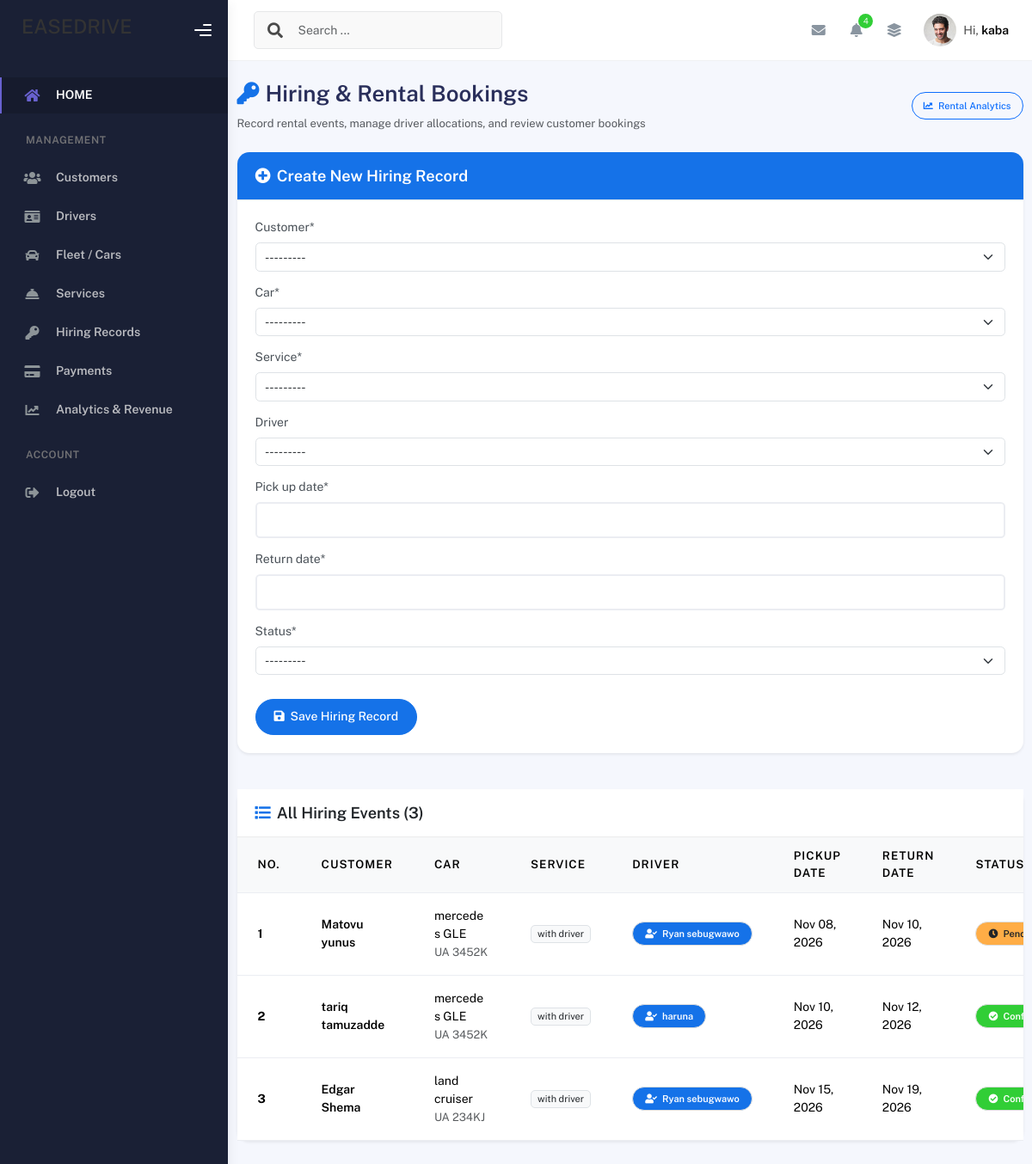
Page /add_hiring/ (signed in) on the committed database.
### carapplication/models.py (models this page shows, shortened)
class Hiring(models.Model):
    hiring_status = [("confirmed","confirmed"),("pending","pending")]
    customer = models.ForeignKey(Customer,on_delete=models.CASCADE)
    car = models.ForeignKey(Car,on_delete=models.CASCADE)
    service = models.ForeignKey(Service,on_delete=models.CASCADE)
    driver = models.ForeignKey(Driver,on_delete=models.SET_NULL, null=True, blank=True)
    pick_up_date = models.DateField(null=True)
    return_date = models.DateField(null=True)
    status = models.CharField(choices=hiring_status)

class Customer(models.Model):
    user = models.OneToOneField(User, on_delete=models.SET_NULL, null=True, blank=True, related_name='customer_profile')
    name = models.CharField(max_length=30, verbose_name="customer name")
    gender = models.CharField(choices= GENDER_OPTIONS)
    telephone = models.IntegerField(null=True)
    email = models.CharField(max_length=255)
    def __str__(self):
        return f"{self.name}"

class Car(models.Model):
    car_model = models.CharField(max_length=20, null=True)
    color = models.CharField(max_length=10)
    number_plate = models.CharField(max_length=8)
    status = models.CharField(choices=status)
    rental_rate = models.IntegerField()
    image = models.ImageField(upload_to='cars/', null=True, blank=True)
    def __str__(self):
        return f"{self.car_model} of {self.color}"

class Service(models.Model):
    choose = [('with driver','Given a driver'),('self driving','self driving')]
    name = models.CharField(choices=choose,verbose_name="service_name")
    description = models.CharField(max_length=180)
    cost = models.IntegerField()
    def __str__(self):
        return self.name

class Driver(models.Model):
    name = models.CharField(max_length=30, verbose_name="driver name")
    gender = models.CharField(choices=GENDER_OPTIONS)
    contact = models.CharField(max_length=10)
    Date_of_birth = models.DateField(verbose_name="Date of Birth")
    driver_license = models.CharField(max_length=8, null=True)
    salary = models.IntegerField()
    @property
    def date_of_birth(self):
        return self.Date_of_birth
    def __str__(self):
        return f"{self.name}"

### carapplication/views.py (the view)
# urls.py: path("add_hiring/", add_hiring_view, name="add_hiring"),
@admin_required
def add_hiring_view(request):
    message = ''
    if request.method == "POST":
        hiring_form = HiringForm(request.POST)
        if hiring_form.is_valid():
            hiring_form.save()
            message = 'Record added successfully'
    else:
        hiring_form = HiringForm()
    hires = Hiring.objects.all()
    customers = Customer.objects.all()
    cars = Car.objects.all()
    services = Service.objects.all()
    drivers = Driver.objects.all()
    context = {
        "form": hiring_form,
        "msg": message,
        "hires": hires,
        "customers": customers,
        "cars": cars,
        "services": services,
        "drivers": drivers,
    }
    return render(request, "add_hiring.html", context)

### carapplication/forms.py
class HiringForm(ModelForm):
    class Meta:
        model = Hiring
        fields = '__all__'

### carapplication/views.py (called while the page is built)
def admin_required(view_func):
    @wraps(view_func)
    def _wrapped_view(request, *args, **kwargs):
        if not request.user.is_authenticated:
            return redirect('login_page')
        is_admin = (
            request.user.is_superuser or
            request.user.is_staff or
            (hasattr(request.user, 'profile') and request.user.profile.role == 'admin')
        )
        if not is_admin:
            return redirect('customer_dashboard')
        return view_func(request, *args, **kwargs)
    return _wrapped_view

### carapplication/templates/add_hiring.html (shortened to what this page needs)
{% extends './base.html' %}
{% load crispy_forms_tags %}
{% block content %}
<div class="container py-4">
    <div class="d-flex justify-content-between align-items-center mb-4">
        <div>
            <h2 class="fw-bold mb-1"><i class="fas fa-key text-primary me-2"></i>Hiring & Rental Bookings</h2>
            <p class="text-muted small mb-0">Record rental events, manage driver allocations, and review customer bookings</p>
        </div>
        <a href="{% url 'admin_analytics' %}" class="btn btn-outline-primary btn-sm rounded-pill">
            <i class="fas fa-chart-line me-1"></i> Rental Analytics
        </a>
    </div>
    <div class="card shadow-sm border-0 rounded-4 mb-5">
        <div class="card-header bg-primary text-white py-3 px-4 rounded-top-4">
            <h5 class="mb-0 fw-bold"><i class="fas fa-plus-circle me-2"></i>Create New Hiring Record</h5>
        </div>
        <div class="card-body p-4">
            <form method="post">
                <div class="row">
                    {{ form|crispy }}
                </div>
                <div class="mt-3">
                    <button type="submit" class="btn btn-primary px-4 rounded-pill">
                        <i class="fas fa-save me-1"></i> Save Hiring Record
                    </button>
                </div>
            </form>
        </div>
    </div>
    <div class="card shadow-sm border-0 rounded-4">
        <div class="card-header bg-white py-3 px-4 border-bottom">
            <h5 class="mb-0 fw-bold text-dark"><i class="fas fa-list me-2 text-primary"></i>All Hiring Events ({{ hires.count }})</h5>
        </div>
        <div class="table-responsive">
            <table class="table table-hover align-middle mb-0">
                <thead class="table-light">
                    <tr>
                        <th scope="col">NO.</th>
                        <th scope="col">CUSTOMER</th>
                        <th scope="col">CAR</th>
                        <th scope="col">SERVICE</th>
                        <th scope="col">DRIVER</th>
                        <th scope="col">PICKUP DATE</th>
                        <th scope="col">RETURN DATE</th>
                        <th scope="col">STATUS</th>
                    </tr>
                </thead>
                <tbody>
                    {% for hire in hires %}
                        <tr>
                            <th scope="row">{{ hire.id }}</th>
                            <td><strong>{{ hire.customer.name }}</strong></td>
                            <td>
                                {{ hire.car.car_model }}
                                <br><small class="text-muted">{{ hire.car.number_plate }}</small>
                            </td>
                            <td><span class="badge bg-light text-dark border">{{ hire.service.name }}</span></td>
                            <td>
                                {% if hire.driver %}
                                    <span class="badge bg-primary text-white px-3 py-2 rounded-pill fw-semibold"><i class="fas fa-user-check me-1"></i> {{ hire.driver.name }}</span>
                                {% else %}
                                    <span class="badge bg-secondary text-white px-3 py-2 rounded-pill fw-normal"><i class="fas fa-user-slash me-1"></i> None Assigned</span>
                                {% endif %}
                            </td>
                            <td>{{ hire.pick_up_date|date:"M d, Y" }}</td>
                            <td>{{ hire.return_date|date:"M d, Y" }}</td>
                            <td>
                                {% if hire.status == 'confirmed' %}
                                    <span class="badge bg-success text-white px-3 py-2 rounded-pill fw-semibold"><i class="fas fa-check-circle me-1"></i> Confirmed</span>
                                {% else %}
                                    <span class="badge bg-warning text-dark px-3 py-2 rounded-pill fw-bold"><i class="fas fa-clock me-1"></i> Pending</span>
                                {% endif %}
                            </td>
                        </tr>
                    {% empty %}
                        <tr>
                            <td colspan="9" class="text-center py-4 text-muted">No hiring events recorded yet.</td>
                        </tr>
                    {% endfor %}
                </tbody>
            </table>
        </div>
    </div>
</div>
{% endblock content %}

### carapplication/templates/base.html (shortened to what this page needs)
<!DOCTYPE html>
<html lang="en">
    {% load static %}
  <head>
        <link rel="stylesheet" href="https://cdnjs.cloudflare.com/ajax/libs/font-awesome/6.5.1/css/all.min.css" />
        <link rel="stylesheet" href="{% static 'assets/css/bootstrap.min.css' %}" />
        <link rel="stylesheet" href="{% static 'assets/css/plugins.min.css' %}" />
        <link rel="stylesheet" href="{% static 'assets/css/kaiadmin.min.css' %}" />
        <link rel="stylesheet" href="{% static 'assets/css/demo.css' %} " />
  </head>
    <body>
        <div class="wrapper">
      <div class="sidebar" data-background-color="dark">
        <div class="sidebar-logo">
          <div class="logo-header" data-background-color="dark">
           <h3>EASEDRIVE</h3>
            <div class="nav-toggle">
              <button class="btn btn-toggle toggle-sidebar">
                <i class="gg-menu-right"></i>
              </button>
            </div>
          </div>
        </div>
        <div class="sidebar-wrapper scrollbar scrollbar-inner">
          <div class="sidebar-content">
            <ul class="nav nav-secondary">
              <li class="nav-item active">
                <a href="{% url 'index_page' %}">
                  <i class="fas fa-home"></i>
                  <p>HOME</p>
                </a>
              </li>
              {% if user.is_authenticated and user.profile.role == 'admin' or user.is_superuser %}
              <li class="nav-section">
                <h4 class="text-section">Management</h4>
              </li>
              <li class="nav-item">
                <a href="{% url 'add_customer' %}">
                  <i class="fas fa-users"></i>
                  <p>Customers</p>
                </a>
              </li>
              <li class="nav-item">
                <a href="{% url 'add_driver' %}">
                  <i class="fas fa-id-card"></i>
                  <p>Drivers</p>
                </a>
              </li>
              <li class="nav-item">
                <a href="{% url 'add_car' %}">
                  <i class="fas fa-car"></i>
                  <p>Fleet / Cars</p>
                </a>
              </li>
              <li class="nav-item">
                <a href="{% url 'add_service' %}">
                  <i class="fas fa-concierge-bell"></i>
                  <p>Services</p>
                </a>
              </li>
              <li class="nav-item">
                <a href="{% url 'add_hiring' %}">
                  <i class="fas fa-key"></i>
                  <p>Hiring Records</p>
                </a>
              </li>
              <li class="nav-item">
                <a href="{% url 'add_payment' %}">
                  <i class="fas fa-credit-card"></i>
                  <p>Payments</p>
                </a>
              </li>
              <li class="nav-item">
                <a href="{% url 'admin_analytics' %}">
                  <i class="fas fa-chart-line"></i>
                  <p>Analytics & Revenue</p>
                </a>
              </li>
              {% endif %}
              {% if user.is_authenticated %}
              <li class="nav-section">
                <h4 class="text-section">Account</h4>
              </li>
              <li class="nav-item">
                <a href="{% url 'logout_page' %}">
                  <i class="fas fa-sign-out-alt"></i>
                  <p>Logout</p>
                </a>
              </li>
              {% endif %}
            </ul>
          </div>
        </div>
      </div>
      <div class="main-panel">
        <div class="main-header">
          <nav
            class="navbar navbar-header navbar-header-transparent navbar-expand-lg border-bottom"
          >
            <div class="container-fluid">
              <nav
                class="navbar navbar-header-left navbar-expand-lg navbar-form nav-search p-0 d-none d-lg-flex"
              >
                <div class="input-group">
                  <div class="input-group-prepend">
                    <button type="submit" class="btn btn-search pe-1">
                      <i class="fa fa-search search-icon"></i>
                    </button>
                  </div>
                  <input
                    type="text"
                    placeholder="Search ..."
                    class="form-control"
                  />
                </div>
              </nav>
              <ul class="navbar-nav topbar-nav ms-md-auto align-items-center">
                <li class="nav-item topbar-icon dropdown hidden-caret">
                  <a
                    class="nav-link dropdown-toggle"
                    href="#"
                    id="messageDropdown"
                    role="button"
                    data-bs-toggle="dropdown"
                    aria-haspopup="true"
                    aria-expanded="false"
                  >
                    <i class="fa fa-envelope"></i>
                  </a>
                </li>
                <li class="nav-item topbar-icon dropdown hidden-caret">
                  <a
                    class="nav-link dropdown-toggle"
                    href="#"
                    id="notifDropdown"
                    role="button"
                    data-bs-toggle="dropdown"
                    aria-haspopup="true"
                    aria-expanded="false"
                  >
                    <i class="fa fa-bell"></i>
                    <span class="notification">4</span>
                  </a>
                </li>
                <li class="nav-item topbar-icon dropdown hidden-caret">
                  <a
                    class="nav-link"
                    data-bs-toggle="dropdown"
                    href="#"
                    aria-expanded="false"
                  >
                    <i class="fas fa-layer-group"></i>
                  </a>
                </li>
                <li class="nav-item topbar-user dropdown hidden-caret">
                  <a
                    class="dropdown-toggle profile-pic"
                    data-bs-toggle="dropdown"
                    href="#"
                    aria-expanded="false"
                  >
                    <div class="avatar-sm">
                      <img
                        src="{% static 'assets/img/profile.jpg' %}"
                        alt="..."
                        class="avatar-img rounded-circle"
                      />
                    </div>
                    <span class="profile-username">
                      <span class="op-7">Hi,</span>
                      <span class="fw-bold">{% if user.is_authenticated %}{{ user.first_name|default:user.username }}{% else %}Guest{% endif %}</span>
                    </span>
                  </a>
                </li>
              </ul>
            </div>
          </nav>
        </div>
        <div class="container">
            {% block content %}
            {% endblock content %}
        </div>
      </div>
    </div>
    </body>
</html>

### rows in the picture
Hiring: id "1", customer.name "Matovu yunus", car.car_model "mercedes GLE", car.number_plate "UA 3452K", service.name "with driver", driver.name "Ryan sebugwawo", pick_up_date "Nov 08, 2026", return_date "Nov 10, 2026", status "pending" (drawn)
Hiring: id "2", customer.name "tariq tamuzadde", car.car_model "mercedes GLE", car.number_plate "UA 3452K", service.name "with driver", driver.name "haruna", pick_up_date "Nov 10, 2026", return_date "Nov 12, 2026", status "confirmed" (drawn)
Hiring: id "3", customer.name "Edgar Shema", car.car_model "land cruiser", car.number_plate "UA 234KJ", service.name "with driver", driver.name "Ryan sebugwawo", pick_up_date "Nov 15, 2026", return_date "Nov 19, 2026", status "confirmed" (drawn)

### other values in the picture
{{ user.first_name|default:user.username }} "kaba"
{{ hires.count }} "3"
